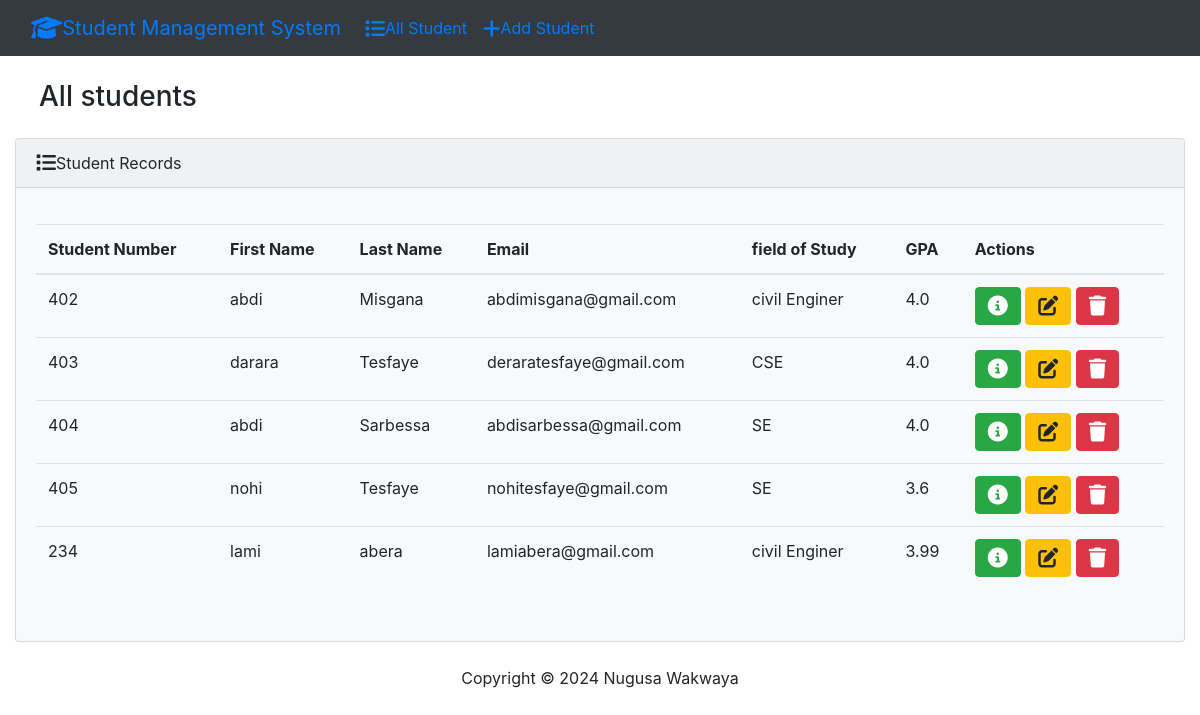
The page / on the database its author committed.
### students/models.py (models this page shows, shortened)
class Student(models.Model):
    student_number =models.PositiveIntegerField()
    first_name = models.CharField(max_length=50)
    last_name = models.CharField(max_length=50)
    email = models.EmailField(max_length=100)
    field_of_study=models.CharField(max_length=50)
    GPA = models.FloatField()

### students/views.py (the view)
# urls.py: path('', views.index, name='index'),
def index(request):
    return render(request,'students/index.html',{
        'students': Student.objects.all()
    })

### students/templates/students/index.html (shortened to what this page needs)
{% extends "students/base.html" %}
{% block body %}
        <h3 class="m-4">All students</h3>
        <div class="row">
            <div class="col-12">
              {%if students %}
              <div class="card bg-light ms-4 me-4 mb-4">
                <div class="card-header">
                  <i class="fa-solid fa-list fa-lg"></i>Student Records
                </div>
                <div class="card-body">
                  <p class="card-text">
                    <div class="table-responsive">
                      <table class="table table-hover">
                        <thead>
                          <tr>
                            <th scope="col">Student Number</th>
                            <th scope="col">First Name</th>
                            <th scope="col">Last Name</th>
                            <th scope="col">Email</th>
                            <th scope="col">field of Study</th>
                            <th scope="col">GPA</th>
                            <th scope="col">Actions</th>
                          </tr>
                        </thead>
                        <tbody>
                          {% for student in students %}
                            <tr>
                              <td>{{ student.student_number }}</td>
                              <td>{{ student.first_name }}</td>
                              <td>{{ student.last_name }}</td>
                              <td>{{ student.email }}</td>
                              <td>{{ student.field_of_study }}</td>
                              <td>{{ student.GPA }}</td>
                              <td>
                                <button type="button" class="btn btn-success me-1"
                                href= "{% url 'view_student' student.id %}"
                                data-bs-toggle="modal" data-bs-target="#myModal{{student.id}}">
                                  <i class="fa-solid fa-circle-info fa-lg"></i>
                                </button>
                                <a class="btn btn-warning me-1" href="{% url 'edit' student.id %}">
                                  <i class="fa-solid fa-pen-to-square fa-lg"></i>
                                </a>
                                <button type="button" class="btn btn-danger" data-bs-toggle="modal"
                                data-bs-target="#delete{{student.id}}">
                                  <i class="fa-solid fa-trash fa-lg"></i>
                                </button>
                              </td>
                            </tr>
                          {%endfor%}
                        </tbody>
                      </table>
                    </div>
                  </p>
                </div>
              </div>
              {% else %}
               <h5 class="alert alert-primary ms-4 me-4">No Students found</h5>
              {%endif%}
           </div>
          </div>
{% endblock %}

### students/templates/students/base.html (shortened to what this page needs)
{% load static %}
<!DOCTYPE html>
<html lang="en">
<head>
    <link rel="stylesheet" href="https://cdnjs.cloudflare.com/ajax/libs/font-awesome/6.6.0/css/all.min.css"/>
    <link href="{% static 'css/bootstrap.min.css' %}" rel="stylesheet" >
</head>
<body class="d-flex flex-column min-vh-100">
    <nav class="navbar navbar-expand-lg bg-dark" data-bs-theme="dark">
        <div class="container-fluid">
          <a class="navbar-brand" href="{% url 'index' %}">
            <i class="fa-solid fa-graduation-cap fa-lg"></i>Student Management System</a>
          <div class="collapse navbar-collapse" id="navbarColor02">
            <ul class="navbar-nav me-auto">
              <li class="nav-item">
                <a class="nav-link" href="{% url 'index' %}">
                  <i class="fa-solid fa-list fa-lg"></i>All Student
                </a>
              </li>
              <li class="nav-item">
                <a class="nav-link" href="{% url 'add' %}">
                  <i class="fa-solid fa-plus fa-lg"></i>Add Student</a>
              </li>
            </ul>
          </div>
        </div>
    </nav>
      <div class="container-fluid">
        {% block body %}
        {% endblock%}
     </div>
      <footer class="mt-auto mb-4">
        <div class="text-center">
            <span>
                Copyright &copy; <script>document.write(new Date().getFullYear())</script> Nugusa Wakwaya
            </span>
        </div>
      </footer>
</body>
</html>

### rows shown on the page
Student: student_number "402", first_name "abdi", last_name "Misgana", email "abdimisgana@gmail.com", field_of_study "civil Enginer", GPA "4.0"
Student: student_number "403", first_name "darara", last_name "Tesfaye", email "deraratesfaye@gmail.com", field_of_study "CSE", GPA "4.0"
Student: student_number "404", first_name "abdi", last_name "Sarbessa", email "abdisarbessa@gmail.com", field_of_study "SE", GPA "4.0"
Student: student_number "405", first_name "nohi", last_name "Tesfaye", email "nohitesfaye@gmail.com", field_of_study "SE", GPA "3.6"
Student: student_number "234", first_name "lami", last_name "abera", email "lamiabera@gmail.com", field_of_study "civil Enginer", GPA "3.99"
